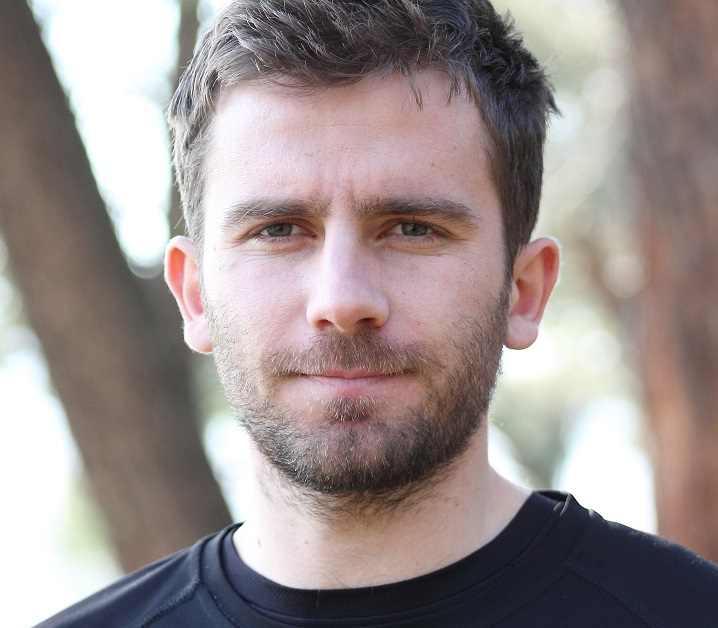
#> input picture Practice/images/face.jpg, 718 x 628 px
$ python contours.py   (older library calls are emulated)
#> lines starting #> are read from the running program, lines starting #| are printed output that depends on the picture; after the words box and inside, x2 and y2 are one past the last pixel; in counts of white or black regions, pixels touching at a corner belong together
#REF - https://towardsdatascience.com/computer-vision-for-beginners-part-4-64a8d9856208

#Import libraries RUN USING RUN BUTTON
from datetime import datetime as dt
import cv2, time, pandas

img = cv2.imread("Practice/images/face.jpg")
#> img is the input picture: shape (628, 718, 3); mean B, G, R 142, 143.2, 154.6
# img = cv2.cvtColor(img, cv2.COLOR_BGR2RGB)
# cv2.imshow("Face", img)

#Blur image to reduce distortion
blurred_img = cv2.bilateralFilter(img, d = 7, sigmaSpace = 75, sigmaColor =75)
#Grayscale conversion
gray_img = cv2.cvtColor(blurred_img, cv2.COLOR_RGB2GRAY)
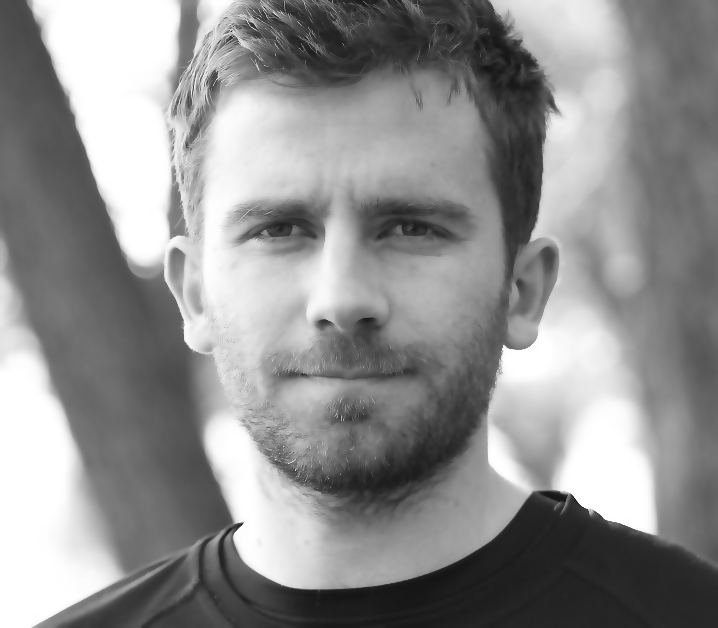
#> gray_img: shape (628, 718); min 19, max 255, mean 144.1
#Threshold values and image display
a = gray_img.max()
#> a = 255
_, frame = cv2.threshold(gray_img, a/2+60, a,cv2.THRESH_BINARY_INV)
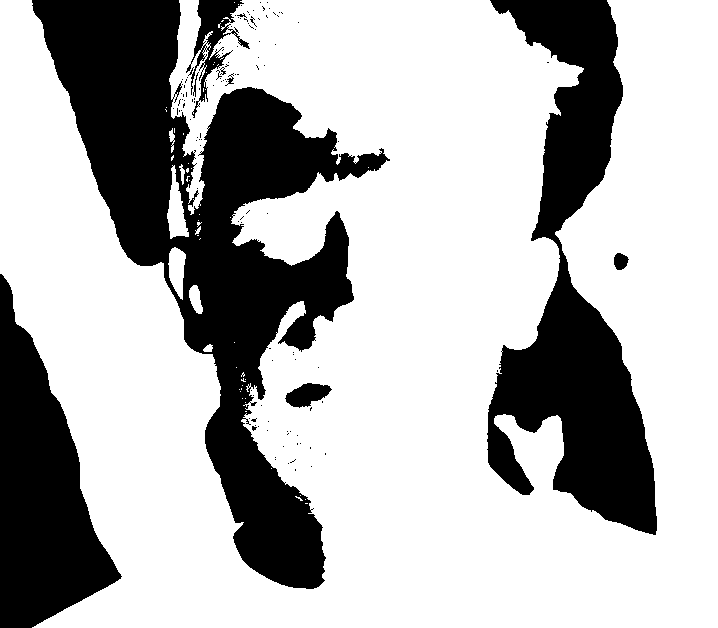
#> frame: shape (628, 718); 70.1% white; 124 black regions (115 under 20 px)
#cv2.imshow("Gray", frame)

#Find contours
img, cntrs, hrchy = cv2.findContours(image = frame, mode = cv2.RETR_TREE, method = cv2.CHAIN_APPROX_SIMPLE)
#> cntrs = 322 contours, 301 with area under 20; largest, box (x1, y1, x2, y2) and area: (0, 0, 718, 628) 312146, (284, 382, 333, 409) 776, (167, 165, 189, 239) 750, (168, 247, 186, 300) 571, (189, 285, 203, 314) 230; hrchy = 322 rows, first 6: [1, -1, -1, -1], [2, 0, -1, -1], [3, 1, -1, -1], [4, 2, -1, -1], [5, 3, -1, -1], [6, 4, -1, -1]
cntrs = sorted(cntrs, key = cv2.contourArea, reverse = True)
#Draw the contour
img_cntr = img.copy()
final = cv2.drawContours(img_cntr, cntrs, contourIdx = -1, color = (255, 0, 0), thickness = 2)
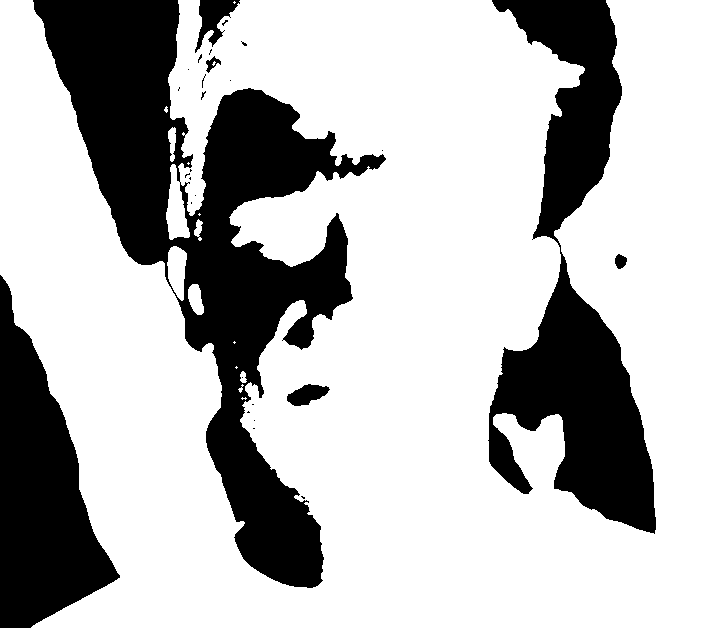
#> final: shape (628, 718); 72% white; 28 black regions (21 under 20 px), largest, box (x1, y1, x2, y2) and area: (33, 0, 386, 588) 65003, (488, 0, 656, 534) 37207, (0, 275, 120, 628) 22266
# cv2.imshow("Contours", img_cntr)

# cv2.waitKey(0)
# cv2.destroyAllWindows()
# Detect the convex contour
c_0 = cntrs[0]
#> c_0 = contour of 2859 points, box (x1, y1, x2, y2) (0, 0, 718, 628), area 312146
hull = cv2.convexHull(c_0)
#> hull = [[717, 0], [717, 627], [32, 627], [0, 273], [0, 0]]
img_copy = img.copy()
#> (the run stopped early here; a loop or call above may not have finished)

$ run again, with Practice/images/kangaroo_rain.jpg copied over Practice/images/face.jpg
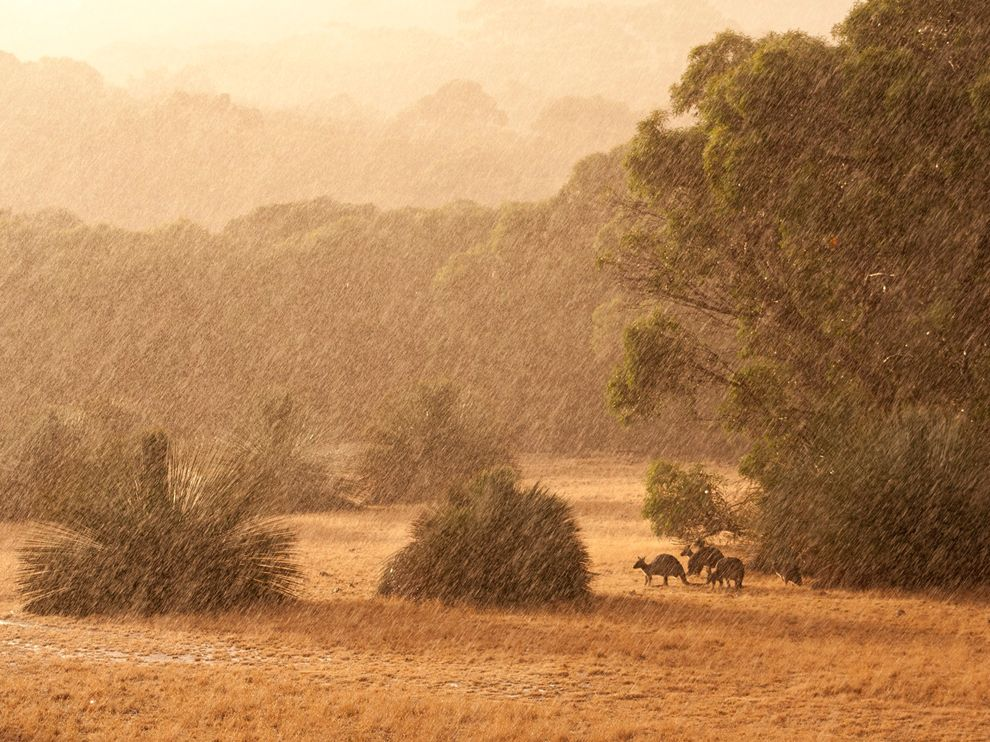
#> input picture Practice/images/kangaroo_rain.jpg, 990 x 742 px
#> img is the input picture: shape (742, 990, 3); mean B, G, R 86.8, 132.5, 179.2
#> `gray_img = cv2.cvtColor(blurred_img, cv2.COLOR_RGB2GRAY)`:
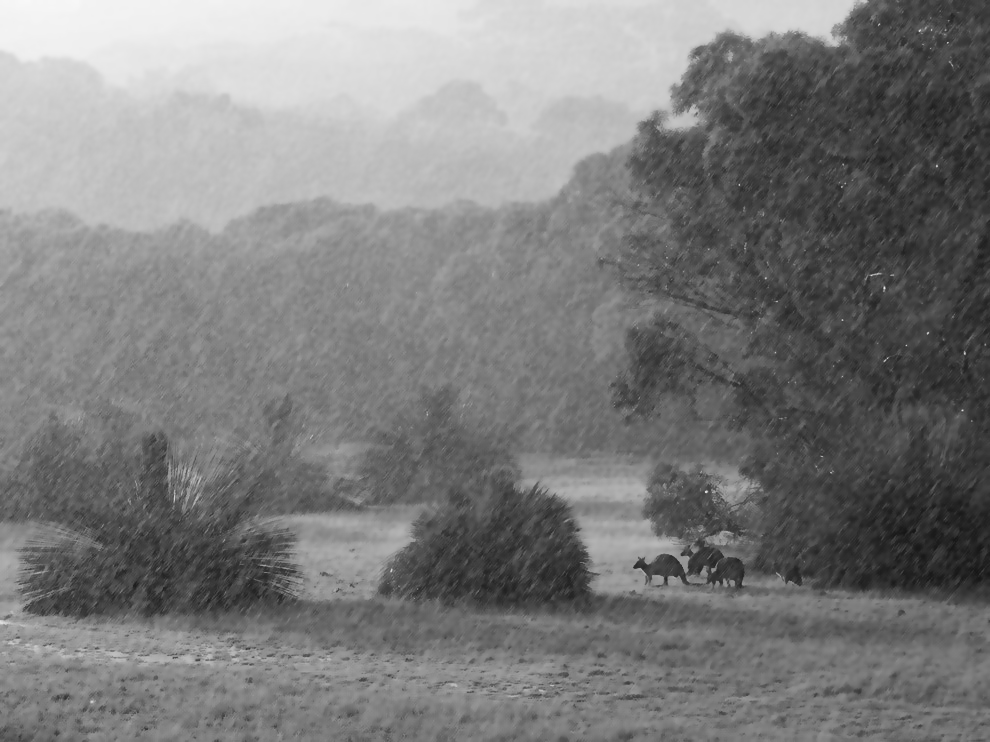
#> gray_img: shape (742, 990); min 21, max 248, mean 124.2
#> a = 248
#> `_, frame = cv2.threshold(gray_img, a/2+60, a,cv2.THRESH_BINARY_INV)`:
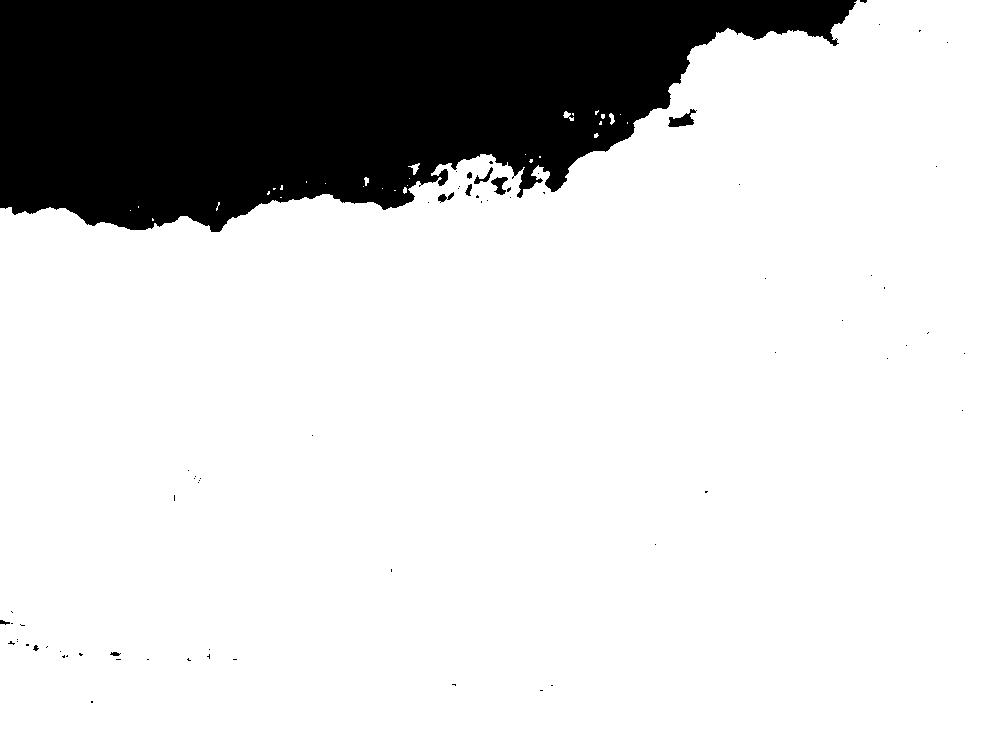
#> frame: shape (742, 990); values 0 (black) and 248 (white), 81.5% white; 71 black regions (61 under 20 px)
#> cntrs = 111 contours, 97 with area under 20; largest, box (x1, y1, x2, y2) and area: (0, 0, 990, 742) 597147, (667, 108, 697, 128) 289, (490, 176, 509, 196) 192, (473, 166, 494, 185) 126, (437, 193, 448, 203) 62; hrchy = 111 rows, first 6: [1, -1, -1, -1], [2, 0, -1, -1], [3, 1, -1, -1], [4, 2, -1, -1], [5, 3, -1, -1], [6, 4, -1, -1]
#> c_0 = contour of 755 points, box (x1, y1, x2, y2) (0, 0, 990, 742), area 597147
#> hull = [[989, 0], [989, 741], [0, 741], [0, 208], [727, 28], [857, 0]]

$ run again, with Practice/images/lighthouse.jpg copied over Practice/images/face.jpg
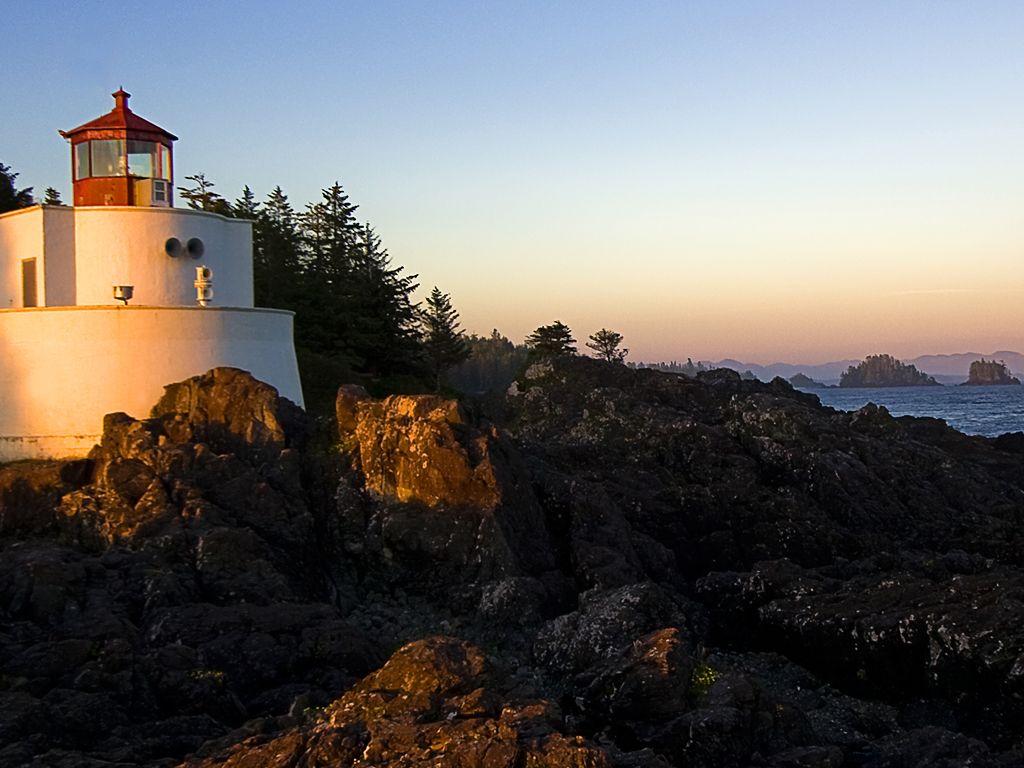
#> input picture Practice/images/lighthouse.jpg, 1024 x 768 px
#> img is the input picture: shape (768, 1024, 3); mean B, G, R 98.4, 100.9, 104.2
#> a = 242
#> `_, frame = cv2.threshold(gray_img, a/2+60, a,cv2.THRESH_BINARY_INV)`:
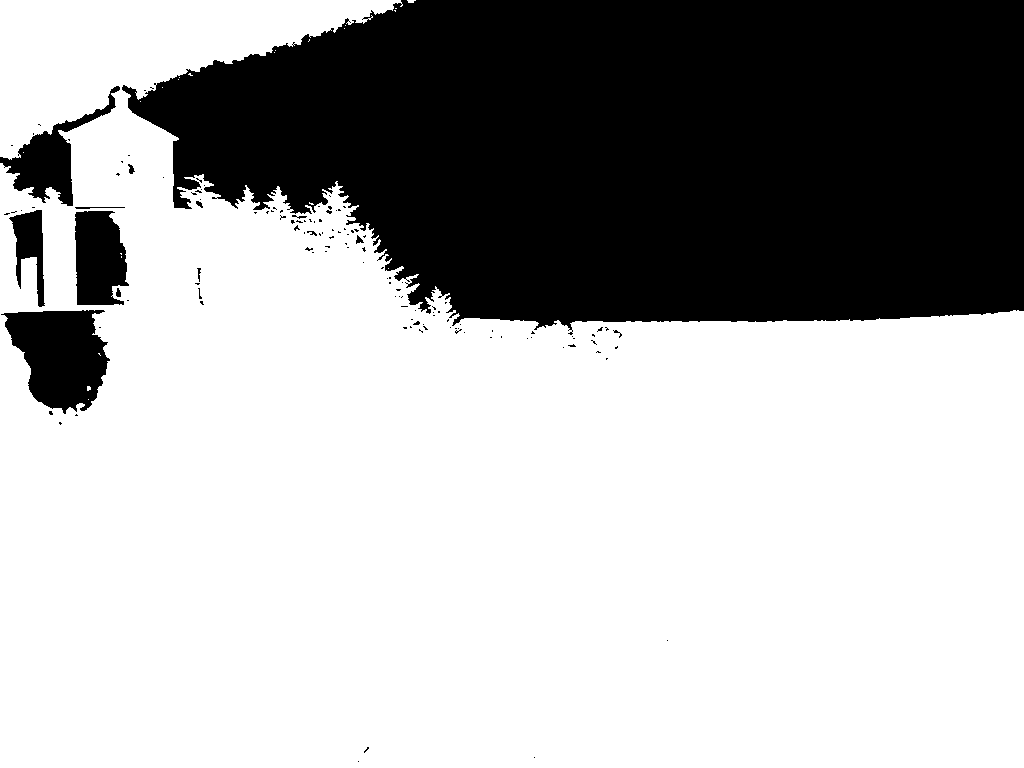
#> frame: shape (768, 1024); values 0 (black) and 242 (white), 67.5% white; 132 black regions (118 under 20 px)
#> cntrs = 193 contours, 175 with area under 20; largest, box (x1, y1, x2, y2) and area: (0, 0, 1024, 768) 542760, (0, 309, 111, 415) 7746, (74, 210, 130, 306) 4320, (8, 209, 46, 308) 1842, (74, 206, 126, 210) 114; hrchy = 193 rows, first 6: [1, -1, -1, -1], [2, 0, -1, -1], [3, 1, -1, -1], [4, 2, -1, -1], [5, 3, -1, -1], [6, 4, -1, -1]
#> `final = cv2.drawContours(img_cntr, cntrs, contourIdx = -1, color = (25..`:
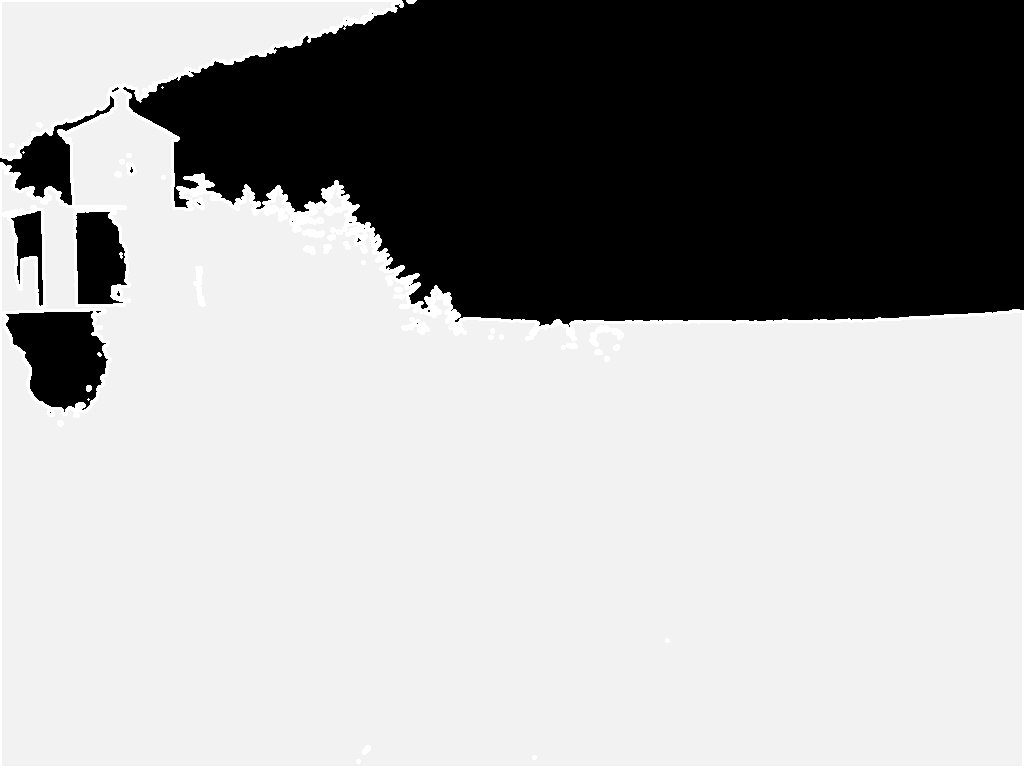
#> final: shape (768, 1024); min 0, max 255, mean 165.6
#> c_0 = contour of 1637 points, box (x1, y1, x2, y2) (0, 0, 1024, 768), area 542760
#> hull = [[400, 0], [1023, 311], [1023, 767], [0, 767], [0, 0]]
